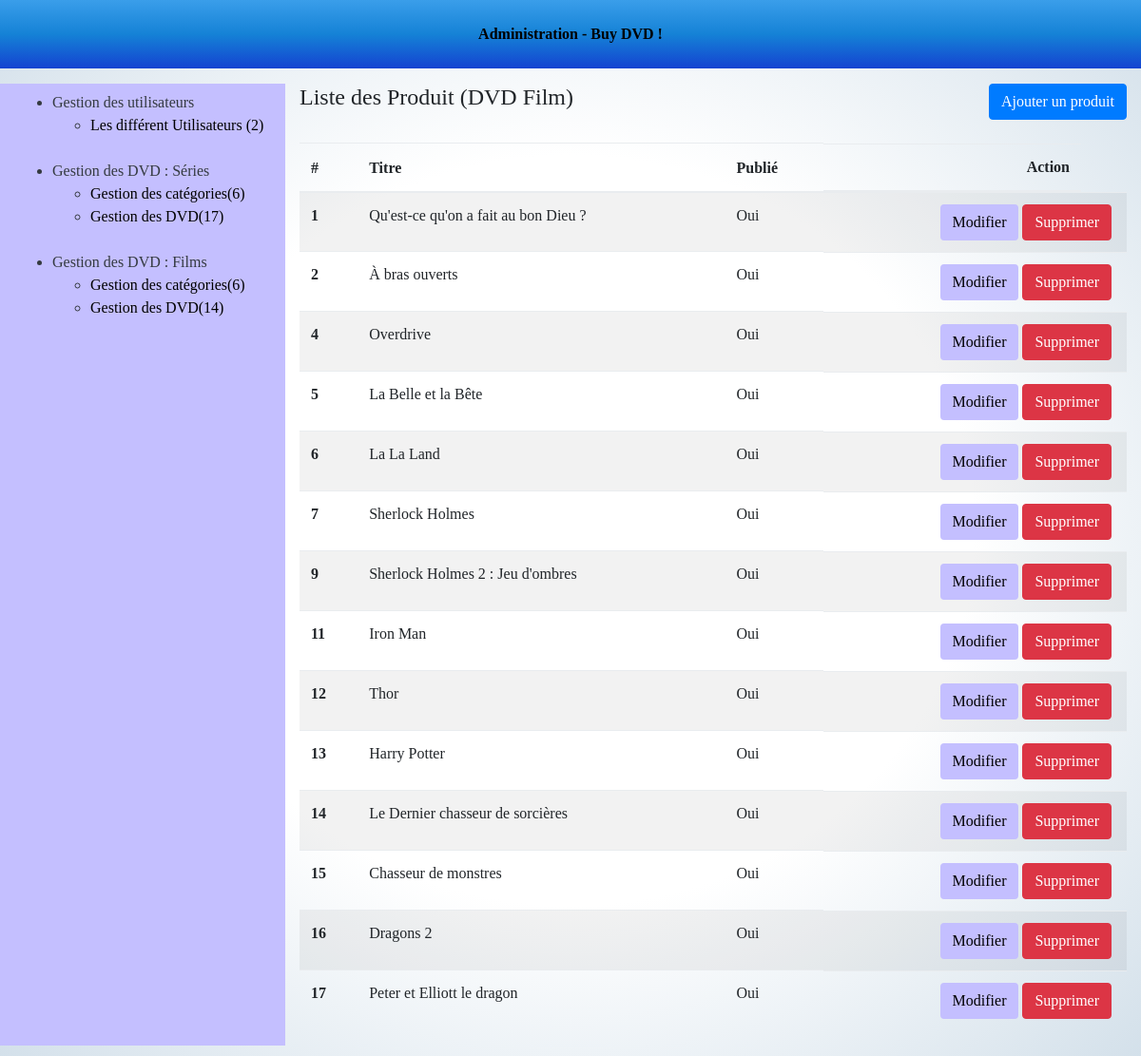
The app's page /admin/dvdfilm-list.php (signed in) with its own data.
### tables this page shows
CREATE TABLE `dvdmoovie` (
  `id` int(11) NOT NULL,
  `is_published` tinyint(1) NOT NULL,
  `created_at` date NOT NULL,
  `title` varchar(255) NOT NULL,
  `image` varchar(255) DEFAULT NULL,
  `summary` longtext NOT NULL,
  `prix` text NOT NULL,
  `prix2` varchar(255) NOT NULL,
  `realisateur` text NOT NULL,
  `acteur` text NOT NULL,
  `language_subtitle` text NOT NULL,
  `content` text NOT NULL,
  `format` varchar(255) NOT NULL,
  `editeur` varchar(255) NOT NULL,
  `public` varchar(255) NOT NULL,
  `type_color` varchar(255) NOT NULL,
  `stereo` varchar(255) NOT NULL,
  `qualite` varchar(255) NOT NULL,
  `imageOne` varchar(255) NOT NULL,
  `imageTwo` varchar(255) NOT NULL,
  `imageThree` varchar(255) NOT NULL,
  `imageFoor` varchar(255) NOT NULL,
  `imageFive` varchar(255) NOT NULL
);

### admin/dvdfilm-list.php (the view, shortened to what this page needs)
<?php
require_once '../tools/_db.php';
$query = $db->query('SELECT * FROM dvdmoovie');
$dvdfilms = $query->fetchall();
?>
<!DOCTYPE html>
<html>
	<head>
		<?php require 'partials/head_assets.php'; ?>
	</head>
	<body class="index-body">
		<div class="container-fluid">
			<?php require 'partials/header.php'; ?>
			<div class="row my-3 index-content">
				<?php require 'partials/nav.php'; ?>
				<section class="col-9">
					<header class="pb-4 d-flex justify-content-between">
						<h4>Liste des Produit (DVD Film)</h4>
						<a class="btn btn-primary" href="dvdfilm-form.php">Ajouter un produit</a>
					</header>
					<table class="table table-striped">
						<thead>
							<tr>
								<th>#</th>
								<th>Titre</th>
								<th>Publié</th>
								<th class="d-flex justify-content-end mr-5">Action</th>
							</tr>
						</thead>
						<tbody>
							<?php if($dvdfilms): ?>
							<?php foreach($dvdfilms as $dvdfilm): ?>
							<tr>
								<th><?php echo htmlentities($dvdfilm['id']); ?></th>
								<td><?php echo htmlentities($dvdfilm['title']); ?></td>
								<td>
									<?php if($dvdfilm['is_published'] == 1): ?>
									Oui
									<?php else: ?>
									Non
									<?php endif; ?>
								</td>
								<td class="d-flex justify-content-end">
									<a href="dvdfilm-form.php?dvdmoovie_id=<?php echo $dvdfilm['id']; ?>&action=edit" class="btn button mr-1">Modifier</a>
									<a onclick="return confirm('Are you sure?')" href="dvdfilm-list.php?dvdmoovie_id=<?php echo $dvdfilm['id']; ?>&action=delete" class="btn btn-danger mr-1">Supprimer</a>
								</td>
							</tr>
							<?php endforeach; ?>
							<?php else: ?>
								Aucun article enregistré.
							<?php endif; ?>
						</tbody>
					</table>
				</section>
			</div>
		</div>
	</body>
</html>

### css/moovieseriestv.css (style rules this page uses)
body { margin: 0; padding: 0; font-family: 'Bodoni 72', cursive; background-image: radial-gradient(white, white, #D3E0EA); }
.button, .buttontwo, .buttonThree { background-color:#C4BFFF; }
a { color: black; }

### records on screen
dvdmoovie: id "1", title "Qu'est-ce qu'on a fait au bon Dieu ?", is_published "Oui"
dvdmoovie: id "2", title "À bras ouverts", is_published "Oui"
dvdmoovie: id "4", title "Overdrive", is_published "Oui"
dvdmoovie: id "5", title "La Belle et la Bête", is_published "Oui"
dvdmoovie: id "6", title "La La Land", is_published "Oui"
dvdmoovie: id "7", title "Sherlock Holmes", is_published "Oui"
dvdmoovie: id "9", title "Sherlock Holmes 2 : Jeu d'ombres", is_published "Oui"
dvdmoovie: id "11", title "Iron Man", is_published "Oui"
dvdmoovie: id "12", title "Thor", is_published "Oui"
dvdmoovie: id "13", title "Harry Potter", is_published "Oui"
dvdmoovie: id "14", title "Le Dernier chasseur de sorcières", is_published "Oui"
dvdmoovie: id "15", title "Chasseur de monstres", is_published "Oui"
dvdmoovie: id "16", title "Dragons 2", is_published "Oui"
dvdmoovie: id "17", title "Peter et Elliott le dragon", is_published "Oui"

### other values on screen
$nbUsers "2"
$nbCategoriesSerie "6"
$nbDvdSeries "17"
$nbCategoriesFilm "6"
$nbDvdFilm "14"
